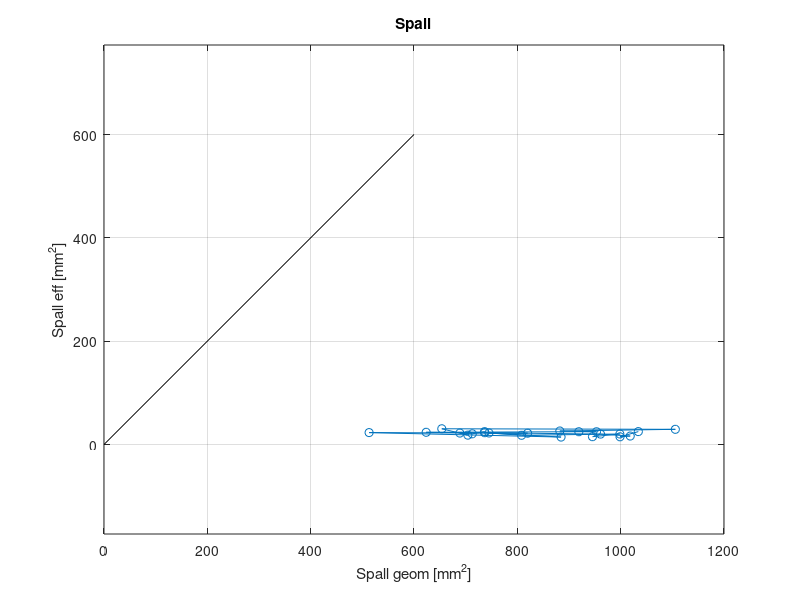

MATLAB code for this plot: (Note: this script raises an error after producing the figure.)
clc, clear;

load data_proc.mat

pipelist = [1:22]; % \in[1,22] (DO NOT INCLUDE MORE THAN 3 PIPES at a time)

% Pallet valve openig time 
ValveRampInit = 0.100; % [s] T-Start opening-ramp pallet valve
ValveRampEnd  = 0.10001;  % [s] T-Finish opening-ramp (DROPIC robot time)


% ========= Physical constants =======
rho = 1.2;
co  = 340;          co2 = co^2;

% ======= Simulation parameters ==============
fs   = 2*51.2e3; 
dt   = 1/fs;
Tend = 0.300;
tvec = [0:dt:Tend]';


% Parameter value allocation and simulation run:
MX_results = zeros(length(pipelist), 5); % Ppall, Pgrv, Pf, PRTgrv, PRTf

res_Pgrv_trg = zeros(length(pipelist), 1);
res_Pf_trg   = zeros(length(pipelist), 1);
res_PRTgrv   = zeros(length(pipelist), 1);
res_PRTf     = zeros(length(pipelist), 1);
Ares = [];
Bres = [];

% Per form simulation ==================================
for PLidx = 1:length(pipelist) 

    sample_select = pipelist(PLidx);

    Xi     = data_proc.Amax(sample_select)/data_proc.B(sample_select);
    Zeta   = data_proc.C(sample_select)/data_proc.D(sample_select);
    Volrat = data_proc.B(sample_select)/data_proc.C(sample_select);

    Atmp = 0.8*data_proc.PRTgrv_mean(sample_select); % From PRT   
    Btmp = Atmp/Xi;    % => data_proc.B(sample_select)./data_proc.Amax(sample_select)*Atmp;
    Ctmp = Btmp/Volrat;% => data_proc.C(sample_select)./data_proc.B(sample_select)*Btmp;
    Dtmp = Ctmp/Zeta;  % => data_proc.D(sample_select)./data_proc.C(sample_select)*Ctmp;

    
    Spall_eff(PLidx)  = data_proc.Vgrv(PLidx)/(Atmp*co2)*sqrt(data_proc.Ppall(PLidx)/rho);
    Spall_geom(PLidx) = data_proc.Spall_geom(PLidx);

    Sin_eff(PLidx)  = data_proc.Vgrv(PLidx)/(Btmp*co2)*sqrt(data_proc.Ppall(PLidx)/rho);
    Sin_eff2(PLidx) = data_proc.Vf(PLidx)/(Ctmp*co2)*sqrt(data_proc.Ppall(PLidx)/rho); 
    Sin_geom(PLidx) = data_proc.Sin_geom(PLidx);
    
    Sj_geom(PLidx) = data_proc.Sjet_geom(PLidx);
    Sj_eff(PLidx)  = data_proc.Vf(PLidx)/(Dtmp*co2)*sqrt(data_proc.Ppall(PLidx)/rho);
    % % % Sj_eff(PLidx)  = Sj_geom(PLidx);
    
end


    % ===================================
    %           Plot results
    % ===================================

figure(12); clf;

plot(1e6*Spall_geom, 1e6*Spall_eff, '-o');
xlabel('Spall geom [mm^2]');ylabel('Spall eff [mm^2]'); grid on;
xlim([0 1200]);
hold on; plot([0 600],[0 600],'-k'); 
axis equal; title('Spall');
ax=gca;ax.XLim(1) = 0; ax.YLim(1) = 0;
%
figure(13); clf;
plot(1e6*Sin_geom, 1e6*Sin_eff, '-o');
hold on;grid on; 
plot(1e6*Sin_geom, 1e6*Sin_eff2, '-o');
xlabel('Sin geom [mm^2]'); ylabel('Sin eff [mm^2]');
plot([0 50],[0 50],'-k');
axis equal; ylim([0 50]);
title('Sin')
legend('Vgrv and B','Vf and C', 'location', 'best');
ax=gca; ax.XLim(1) = 0; ax.YLim(1) = 0;
%
figure(14); clf;
plot(1e6*Sj_geom, 1e6*Sj_eff, '-o');
hold on;
plot([0 50],[0 50],'-k');
grid on; title('Sjet');
axis equal;
ax=gca;
ax.YLim(1) = 0;
ax.XLim(1) = 0;
xlabel('Sjet geom [mm^2]');ylabel('Sjet eff [mm^2]');

